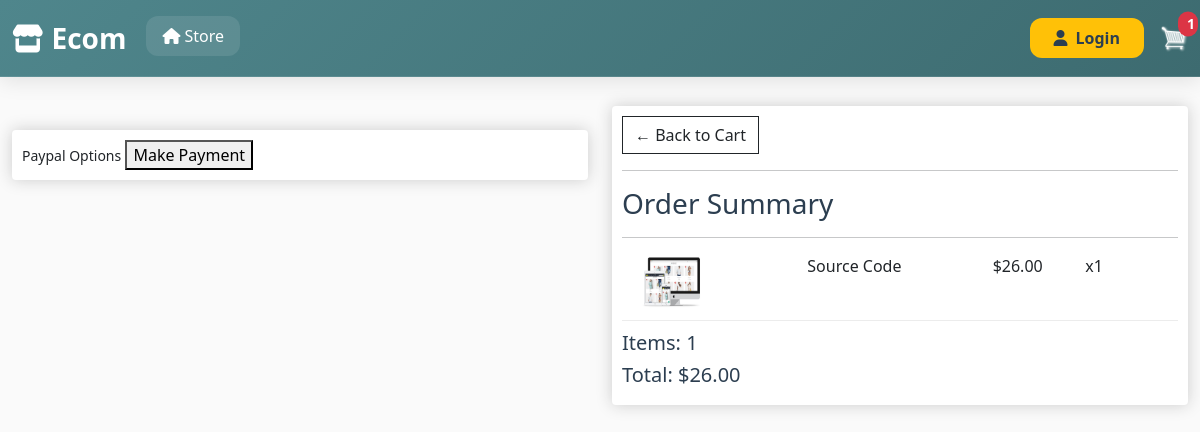
/checkout/ (signed in), run on an earlier commit of the app's database.
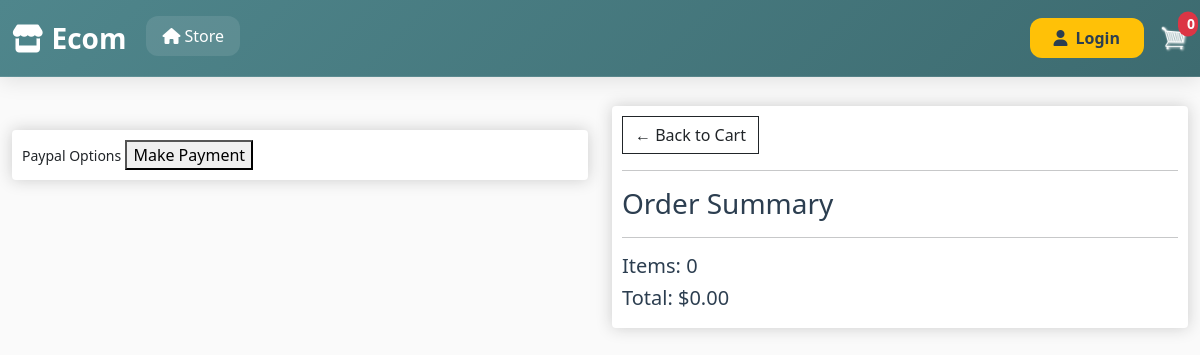
And on a later commit of the database.
### store/models.py (models this page shows, shortened)
class OrderItem(models.Model):
    product = models.ForeignKey(Product, null=True, blank=True, on_delete=models.SET_NULL)
    order = models.ForeignKey(Order, null=True, blank=True, on_delete=models.SET_NULL)
    quantity = models.IntegerField(default=0, null=True, blank=True)
    date_added = models.DateTimeField(auto_now_add=True)
    @property
    def get_total(self):
        total = self.product.price * self.quantity
        return total

class Product(models.Model):
    name = models.CharField(max_length=200, null=True)
    price = models.FloatField()
    digital = models.BooleanField(default=False, null=True, blank=False)
    image = models.ImageField(null=True, blank=True)
    @property
    def imageURL(self):
        try:
            url = self.image.url
        except:
            url = ''
        return url

class Order(models.Model):
    customer = models.ForeignKey(Customer, null=True, blank=True, on_delete=models.SET_NULL)
    date_orderd = models.DateTimeField(auto_now_add=True)
    complete = models.BooleanField(default=False, null=True, blank=False)
    transaction_id = models.CharField(max_length=200, null=True)
    @property
    def get_total_cart(self):
        orderitems = self.orderitem_set.all()
        total = sum([item.get_total for item in orderitems])
        return total
    @property
    def get_cart_items(self):
        orderitems = self.orderitem_set.all()
        total = sum([item.quantity for item in orderitems])
        return total
    @property
    def shipping(self):
        shipping = False
        orderitems = self.orderitem_set.all()
        for item in orderitems:
            if item.product.digital == False:
                shipping = True
        return shipping

### store/views.py (the view)
# urls.py: path('checkout/', views.checkout, name='checkout'),
def checkout(request):
    if request.user.is_authenticated:
        Customer = request.user.customer
        order, created = Order.objects.get_or_create(customer=Customer, complete=False)
        items = order.orderitem_set.all()
        cartIitems = order.get_cart_items
    else:
        items = []
        order = {'get_total_cart': 0, 'get_cart_items': 0, 'shipping': False}
        cartIitems = order['get_cart_items']
    context={"items": items,"order": order,"cartIitems": cartIitems}
    return render(request, 'store/checkout.html', context)

### store/templates/store/checkout.html (shortened to what this page needs)
{% extends 'store/main.html' %} {% load static %} {% block content %}
<div class="row">
  <div class="col-lg-6">
    <br />
    <div class="box-element hidden" id="payment-info">
      <small>Paypal Options</small>
      <button id="make-payment">Make Payment</button>
    </div>
  </div>
  <div class="col-lg-6">
    <div class="box-element">
      <a class="btn btn-outline-dark" href="{% url 'cart' %}"
        >&#x2190; Back to Cart</a
      >
      <hr />
      <h3>Order Summary</h3>
      <hr />
      {% for item in items %}
      <div class="cart-row">
        <div style="flex: 2">
          <img class="row-image" src="{{item.product.imageURL}}" />
        </div>
        <div style="flex: 2"><p>{{item.product.name}}</p></div>
        <div style="flex: 1"><p>${{item.product.price|floatformat:2}}</p></div>
        <div style="flex: 1"><p>x{{item.quantity}}</p></div>
      </div>
      {% endfor %}
      <h5>Items: {{order.get_cart_items}}</h5>
      <h5>Total: ${{order.get_total_cart|floatformat:2}}</h5>
    </div>
  </div>
</div>
{% endblock content %}

What changed in the data, as far as the page shows it:
no longer on this page (row unchanged): OrderItem: product.imageURL (picture), product.name "Source Code", product.price "26.00", quantity "1"
no longer on this page (row edited): Order: get_cart_items "1", get_total_cart "26.00"
added Order: get_cart_items "0", get_total_cart "0.00"
Also different on the page:
{{ cartIitems }}: "1" → "0"
